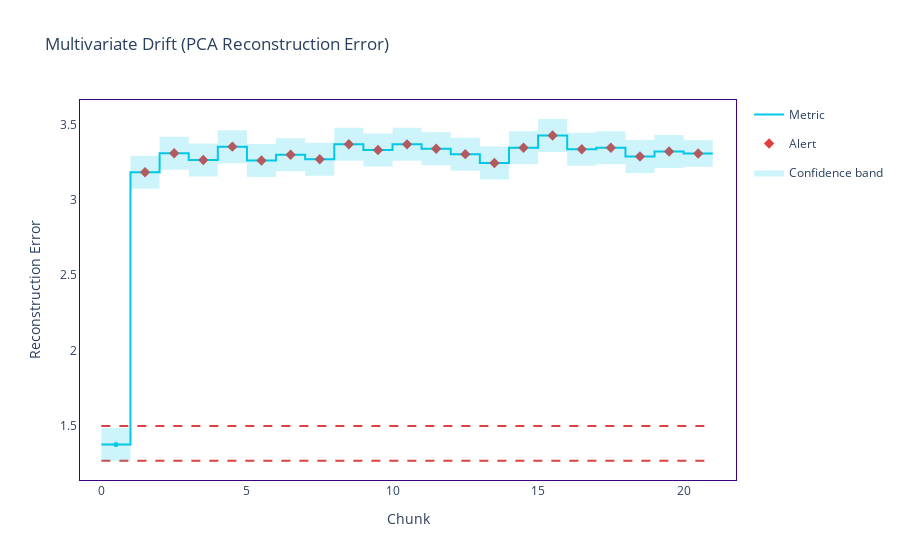

Here is the notebook cell this chart was saved with:
### Code cell
multivariate_results.filter(period="analysis").plot().show()

### Figure 1 — Plotly figure (JSON) as saved in the notebook; plotly's stock layout.template omitted (floating-point values rounded to 4 significant figures; data arrays with more than 128 entries replaced by an {"elided": "..."} marker saying what was removed)
{"data": [{"hoverinfo": "skip", "legendgroup": "metric_analysis", "line": {"color": "#00c8e5", "shape": "hv", "width": 2}, "mode": "lines", "name": "Metric", "showlegend": true, "type": "scatter", "x": [0, 1, 2, 3, 4, 5, 6, 7, 8, 9, 10, 11, 12, 13, 14, 15, 16, 17, 18, 19, 20, 21], "y": [1.375, 3.185, 3.31, 3.266, 3.354, 3.262, 3.301, 3.271, 3.37, 3.332, 3.37, 3.341, 3.304, 3.246, 3.347, 3.428, 3.337, 3.347, 3.288, 3.323, 3.309, 3.309]}, {"customdata": {"elided": "21x7 mixed values"}, "hovertemplate": "%{customdata[1]} &nbsp; &nbsp; %{customdata[2]} <br />Chunk: <b>%{customdata[3]}</b> &nbsp; &nbsp; %{customdata[4]} <br />%{customdata[0]}: <b>%{customdata[5]}</b><br />Confidence band: +/- <b>%{customdata[6]}</b><br /><extra></extra>", "legendgroup": "metric_analysis", "marker": {"color": "#00c8e5", "size": 5, "symbol": "circle"}, "mode": "markers", "name": "Metric", "showlegend": false, "type": "scatter", "x": [0.5, 1.5, 2.5, 3.5, 4.5, 5.5, 6.5, 7.5, 8.5, 9.5, 10.5, 11.5, 12.5, 13.5, 14.5, 15.5, 16.5, 17.5, 18.5, 19.5, 20.5], "y": [1.375, 3.185, 3.31, 3.266, 3.354, 3.262, 3.301, 3.271, 3.37, 3.332, 3.37, 3.341, 3.304, 3.246, 3.347, 3.428, 3.337, 3.347, 3.288, 3.323, 3.309, 3.309]}, {"hoverinfo": "skip", "legendgroup": "alert", "marker": {"color": "#DD4040", "size": 8, "symbol": "diamond"}, "mode": "markers", "name": "Alert", "showlegend": true, "type": "scatter", "x": [1.5, 2.5, 3.5, 4.5, 5.5, 6.5, 7.5, 8.5, 9.5, 10.5, 11.5, 12.5, 13.5, 14.5, 15.5, 16.5, 17.5, 18.5, 19.5, 20.5], "y": [3.185, 3.31, 3.266, 3.354, 3.262, 3.301, 3.271, 3.37, 3.332, 3.37, 3.341, 3.304, 3.246, 3.347, 3.428, 3.337, 3.347, 3.288, 3.323, 3.309]}, {"hoverinfo": "skip", "legendgroup": "thresh", "line": {"color": "#DD4040", "dash": "dash", "width": 2}, "mode": "lines", "name": "Threshold", "showlegend": false, "type": "scatter", "x": [0, 1, 2, 3, 4, 5, 6, 7, 8, 9, 10, 11, 12, 13, 14, 15, 16, 17, 18, 19, 20, 21], "y": [1.498, 1.498, 1.498, 1.498, 1.498, 1.498, 1.498, 1.498, 1.498, 1.498, 1.498, 1.498, 1.498, 1.498, 1.498, 1.498, 1.498, 1.498, 1.498, 1.498, 1.498, 1.498]}, {"hoverinfo": "skip", "legendgroup": "thresh", "line": {"color": "#DD4040", "dash": "dash", "width": 2}, "mode": "lines", "name": "Threshold", "showlegend": false, "type": "scatter", "x": [0, 1, 2, 3, 4, 5, 6, 7, 8, 9, 10, 11, 12, 13, 14, 15, 16, 17, 18, 19, 20, 21], "y": [1.266, 1.266, 1.266, 1.266, 1.266, 1.266, 1.266, 1.266, 1.266, 1.266, 1.266, 1.266, 1.266, 1.266, 1.266, 1.266, 1.266, 1.266, 1.266, 1.266, 1.266, 1.266]}, {"hoverinfo": "skip", "line": {"color": "rgba(0, 0, 0, 0)", "shape": "hv"}, "mode": "lines", "name": "Confidence band", "showlegend": false, "type": "scatter", "x": [0, 1, 2, 3, 4, 5, 6, 7, 8, 9, 10, 11, 12, 13, 14, 15, 16, 17, 18, 19, 20, 21], "y": [1.485, 3.294, 3.42, 3.376, 3.464, 3.372, 3.411, 3.38, 3.48, 3.442, 3.479, 3.451, 3.414, 3.356, 3.456, 3.538, 3.447, 3.457, 3.398, 3.432, 3.396, 3.396]}, {"fill": "tonexty", "fillcolor": "rgba(0, 200, 229, 0.2)", "hoverinfo": "skip", "line": {"color": "rgba(0, 0, 0, 0)", "shape": "hv"}, "mode": "lines", "name": "Confidence band", "showlegend": true, "type": "scatter", "x": [0, 1, 2, 3, 4, 5, 6, 7, 8, 9, 10, 11, 12, 13, 14, 15, 16, 17, 18, 19, 20, 21], "y": [1.265, 3.075, 3.201, 3.156, 3.245, 3.152, 3.191, 3.161, 3.261, 3.223, 3.26, 3.231, 3.195, 3.136, 3.237, 3.319, 3.227, 3.237, 3.179, 3.213, 3.221, 3.221]}], "layout": {"autosize": true, "hoverlabel": {"bgcolor": "white", "font": {"size": 14}}, "legend": {"itemclick": false, "itemdoubleclick": false, "traceorder": "grouped"}, "paper_bgcolor": "rgba(255,255,255,1)", "plot_bgcolor": "rgba(255,255,255,1)", "title": {"text": "Multivariate Drift (PCA Reconstruction Error)"}, "xaxis": {"autorange": true, "linecolor": "#3b0280", "matches": "x", "mirror": true, "range": [-0.9253, 22.09], "showgrid": false, "title": {"text": "Chunk"}, "type": "linear", "zeroline": false}, "yaxis": {"autorange": true, "linecolor": "#3b0280", "mirror": true, "range": [1.139, 3.664], "showgrid": false, "title": {"text": "Reconstruction Error"}, "type": "linear", "zeroline": false}}}
